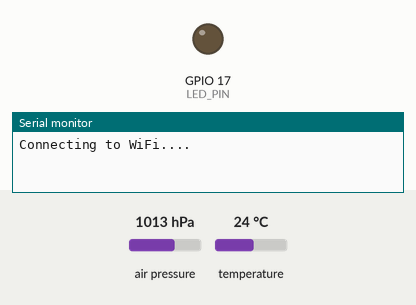
Simulated run of this sketch. Board: ESP32. Parts: output pins drawn as LEDs (lit = HIGH), the last lines printed to the serial monitor. The test bench sets the inputs (shaded band); at power-on: air pressure 1013 hPa, temperature 24 °C. WiFi joins after 1.5 s; servers stay silent unless stated; uploads are accepted with an empty reply.

Above: at 0.1 s.
At 1.6 s:
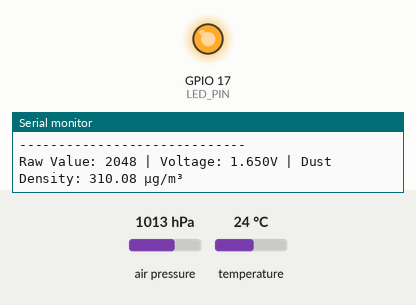
Timing chart, 0 to 3.1 s (numbered marks = the images above):
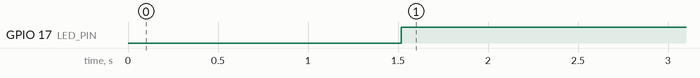

The sketch:

Arduino_working_code.ino
```cpp
#include <WiFi.h>
#include <HTTPClient.h>
#include <Wire.h>
#include <Adafruit_BMP280.h>

Adafruit_BMP280 bmp;

// Replace with your WiFi credentials
const char* ssid = "GSR-Wifi";
const char* password = "Gsr@1976";

// Google Apps Script Web App URL
const char* scriptURL = "https://script.google.com/macros/s/AKfycbzmI9_sV5ze14dz_Z0N3dAwhMAUujwTLayxNToPU9NKp4ew15h6xiDFjXYvzPkYKkpWLg/exec";

#define LED_PIN 17     // LED control pin
#define SENSOR_PIN 33  // Analog pin for reading dust sensor (via Voltage Divider)

// MQ sensor pin definitions
#define MQ135_PIN 36
#define MQ7_PIN 39
#define MQ4_PIN 34
#define MQ2_PIN 35
#define MQ5_PIN 32

// Sensor variables
float temperature, pressure, altitude;
int mq135ppm, mq4ppm, mq2ppm, mq7ppm, mq5ppm;
float voltage, dustDensity;

void dustsen(); // Function prototype

void setup() {
  Serial.begin(115200);
  WiFi.begin(ssid, password);
  pinMode(LED_PIN, OUTPUT);
  Serial.print("Connecting to WiFi...");

  unsigned long startTime = millis();
  while (WiFi.status() != WL_CONNECTED) {
    Serial.print(".");
    delay(500);
    if (millis() - startTime > 10000) {
      Serial.println("\nWiFi connection failed. Restarting...");
      ESP.restart();
    }
  }
  Serial.println("\nConnected to WiFi!");

  // Initialize BMP280 sensor
  if (!bmp.begin(0x76)) {
    Serial.println(F("BMP280 sensor not found! Check wiring."));
    while (1);
  }

  bmp.setSampling(Adafruit_BMP280::MODE_NORMAL,
                  Adafruit_BMP280::SAMPLING_X2,
                  Adafruit_BMP280::SAMPLING_X16,
                  Adafruit_BMP280::FILTER_X16,
                  Adafruit_BMP280::STANDBY_MS_500);
}

void loop() {
  readSensors();
  sendToGoogleSheets();
  delay(3600000);  // Send data every 5 seconds
}

void readSensors() {
  temperature = bmp.readTemperature();
  pressure = bmp.readPressure() / 100.0F;
  altitude = bmp.readAltitude(1013.25);

  mq135ppm = map(analogRead(MQ135_PIN), 0, 4095, 0, 1000);
  mq4ppm = map(analogRead(MQ4_PIN), 0, 4095, 0, 1000);
  mq2ppm = map(analogRead(MQ2_PIN), 0, 4095, 0, 1000);
  mq7ppm = map(analogRead(MQ7_PIN), 0, 4095, 0, 1000);
  mq5ppm = map(analogRead(MQ5_PIN), 0, 4095, 0, 1000);

  // Print values to Serial Monitor
  Serial.println("\n------ Sensor Readings ------");
  Serial.printf("Temperature: %.2f °C\n", temperature);
  Serial.printf("Pressure: %.2f hPa\n", pressure);
  Serial.printf("Altitude: %.2f meters\n", altitude);
  Serial.printf("MQ135: %d PPM\n", mq135ppm);
  Serial.printf("MQ4: %d PPM\n", mq4ppm);
  Serial.printf("MQ2: %d PPM\n", mq2ppm);
  Serial.printf("MQ7: %d PPM\n", mq7ppm);
  Serial.printf("MQ5: %d PPM\n", mq5ppm);
  Serial.println("-----------------------------");
}

void sendToGoogleSheets() {
  dustsen();
  if (WiFi.status() == WL_CONNECTED) {
    HTTPClient http;
    http.begin(scriptURL);
    http.addHeader("Content-Type", "application/json");

    // Create JSON payload
    String jsonPayload = "{";
    jsonPayload += "\"sensor1\": " + String(temperature) + ", ";
    jsonPayload += "\"sensor2\": " + String(pressure) + ", ";
    jsonPayload += "\"sensor3\": " + String(altitude) + ", ";
    jsonPayload += "\"sensor4\": " + String(mq135ppm) + ", ";
    jsonPayload += "\"sensor5\": " + String(mq4ppm) + ", ";
    jsonPayload += "\"sensor6\": " + String(mq2ppm) + ", ";
    jsonPayload += "\"sensor7\": " + String(mq7ppm) + ", ";
    jsonPayload += "\"sensor8\": " + String(mq5ppm) + ", ";
    jsonPayload += "\"sensor9\": " + String(dustDensity);
    jsonPayload += "}";  // Closing JSON object

    // Send POST request
    int httpResponseCode = http.POST(jsonPayload);

    // Print response
    if (httpResponseCode > 0) {
      Serial.printf("Data sent successfully: %d\n", httpResponseCode);
    } else {
      Serial.printf("Error sending data: %d\n", httpResponseCode);
    }

    http.end();
  } else {
    Serial.println("WiFi Disconnected!");
  }
}

void dustsen() {
  digitalWrite(LED_PIN, LOW);  // Turn LED ON
  delayMicroseconds(280);      // Wait 280µs

  int sensorValue = analogRead(SENSOR_PIN);  // Read sensor value
  digitalWrite(LED_PIN, HIGH);               // Turn LED OFF
  delayMicroseconds(40);                     // Wait 40µs

  voltage = sensorValue * (3.3 / 4095.0);  // Convert ADC value to voltage
  dustDensity = (voltage - 0.1) / 0.005;   // Convert to Dust Density (µg/m³)

  Serial.print("Raw Value: ");
  Serial.print(sensorValue);
  Serial.print(" | Voltage: ");
  Serial.print(voltage, 3);
  Serial.print("V | Dust Density: ");
  Serial.print(dustDensity);
  Serial.println(" µg/m³");
}
```

Measured:
- by itself, GPIO 17 (LED_PIN): LOW → HIGH at 1.5 s
